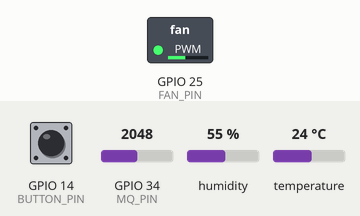
Simulated run of this program. Board: ESP32. Shown: switched loads named in the program (green lamp = pin HIGH). The inputs (shaded band) are chosen by the test bench; at power-on: GPIO 34 (MQ_PIN) = 2048, GPIO 14 (BUTTON_PIN) HIGH, humidity 55 %, temperature 24 °C. WiFi joins after 1.5 s; servers stay silent unless stated; the local clock reads 2024-03-15 10:24:30 at power-on unless the program sets it; no MQTT or app messages arrive unless stated; what the program prints to the serial monitor is not drawn.

Above: at 3.2 s.
3.3 s: GPIO 34 (MQ_PIN) set to 2417
6.5 s: GPIO 34 (MQ_PIN) set to 2547
At 7.6 s:
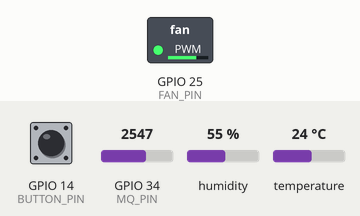
8.1 s: GPIO 34 (MQ_PIN) set to 2894
9.6 s: GPIO 34 (MQ_PIN) set to 3003
At 11.1 s:
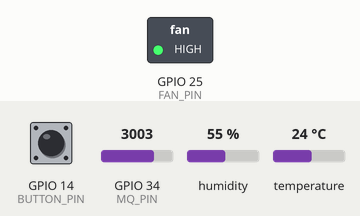
Timing chart, 0 to 12.6 s (numbered marks = the images above; inputs shaded):
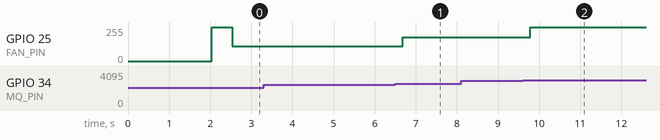

The program:

main.cpp
```cpp
// OnBedSystem — Gateway
// รับข้อมูลจาก sensor node (ESP-NOW) + อ่านเซ็นเซอร์ของตัวเอง (KY-015, ultrasonic, water level) + คุมพัดลม + ส่งขึ้น NETPIE
// ใช้ FreeRTOS 3 task (E1), buffer ตอนเน็ตหลุด (E4), TLS (E5), OTA (E6)

#include <Arduino.h>
#include <WiFi.h>
#include <WiFiClientSecure.h>
#include <esp_now.h>
#include <esp_wifi.h>
#include <PubSubClient.h>
#include <ArduinoJson.h>
#include <ArduinoOTA.h>
#include <DHT.h>
#include <time.h>
#include <sys/time.h>
#include "config.h"
#include "secrets.h"
#include "discord.h"

// =====================================================================
// ส่วนที่ 1: ข้อมูลที่ใช้ร่วมกันระหว่าง task
// =====================================================================

// ข้อความดิบจาก ESP-NOW ที่ส่งผ่าน queue
struct RawPacket {
  uint8_t data[250];
  int len;
};

// สถานะของ sensor node แต่ละตัว
struct NodeState {
  bool used = false;
  char id[12] = "";       // เช่น "WC-1"
  char key[12] = "";      // เช่น "wc1" ใช้เป็นชื่อ field บน cloud
  uint32_t peopleAccum = 0;  // จำนวนคนสะสมตั้งแต่ส่งขึ้น cloud ครั้งก่อน
  uint32_t lastSeq = 0;
  uint32_t received = 0;     // จำนวนข้อความที่ได้รับทั้งหมดตั้งแต่เปิดเครื่อง
  uint32_t lastSeenMs = 0;
};

// ภาพรวมระบบ ณ เวลาหนึ่ง (เก็บใน buffer ได้)
struct NodeSnap {
  uint16_t people;
  uint32_t seq;
  uint32_t recv;
  uint8_t online;
};
struct Snapshot {
  uint32_t ts;  // เวลา (Unix time, วินาที)
  uint16_t ms;  // มิลลิวินาที (ใช้วัด latency)
  NodeSnap node[MAX_NODES];
  float odor, temp, hum;
  uint16_t dist;
  uint8_t occupied, leak, fan, status, aiOnline, estop;
};

NodeState nodes[MAX_NODES];
float temperature = NAN, humidity = NAN;
float odorValue = -1;         // ค่ากลิ่นจาก MQ-137 ของ gateway (-1 = เซ็นเซอร์หลุด)
int occupiedState = 0, leakState = 0;   // ส่งมาจาก node WC-1 และ WC-2
int distCm = -1;              // ระยะจาก ultrasonic ของ node WC-1 (-1 = อ่านไม่ได้)
volatile int fanLevel = 0;
int aiFanLevel = -1;          // ระดับพัดลมที่ AI สั่งล่าสุด (-1 = ยังไม่เคยได้รับ)
uint32_t lastAiCmdMs = 0;
uint8_t statusCode = 0;       // 0=ok 1=soon 2=now
const char *STATUS_NAMES[] = {"ok", "soon", "now"};

volatile bool emergencyStop = false;
volatile bool estopChanged = false;
volatile bool leakAlertPending = false;
volatile bool dryAlertPending = false;

QueueHandle_t rawQueue;        // ESP-NOW callback → espNowTask
SemaphoreHandle_t stateMutex;  // กันสอง task เขียนข้อมูลชนกัน

#if USE_TLS
WiFiClientSecure net;
#else
WiFiClient net;
#endif
PubSubClient mqtt(net);
DHT dht(DHT_PIN, DHT_TYPE);

// =====================================================================
// ส่วนที่ 2: จัดการ node หลายตัว (Scalability)
// =====================================================================

// "WC-1" → "wc1"
void makeKey(const char *id, char *out, size_t outSize) {
  size_t j = 0;
  for (size_t i = 0; id[i] && j < outSize - 1; i++) {
    if (id[i] != '-' && id[i] != '_' && id[i] != ' ') out[j++] = tolower(id[i]);
  }
  out[j] = 0;
}

// หา node จากชื่อ ถ้ายังไม่เคยเห็นให้ลงทะเบียนใหม่ (เรียกตอนถือ mutex อยู่)
NodeState *findOrAddNode(const char *id) {
  for (auto &n : nodes)
    if (n.used && strcmp(n.id, id) == 0) return &n;
  for (auto &n : nodes) {
    if (!n.used) {
      strlcpy(n.id, id, sizeof(n.id));
      makeKey(id, n.key, sizeof(n.key));
      n.used = true;
      Serial.printf("[NODE] new node registered: %s (key %s)\n", n.id, n.key);
      return &n;
    }
  }
  return nullptr;  // เต็มแล้ว
}

// =====================================================================
// ส่วนที่ 3: interrupt และ callback
// =====================================================================

// ESP-NOW เรียกเมื่อมีข้อความเข้า — ห้ามทำงานหนักที่นี่ แค่ copy ใส่ queue
void onDataRecv(const uint8_t *mac, const uint8_t *data, int len) {
  RawPacket p;
  p.len = min(len, (int)sizeof(p.data));
  memcpy(p.data, data, p.len);
  xQueueSend(rawQueue, &p, 0);  // คิวเต็มก็ทิ้ง ห้ามรอ
}

// ปุ่มหยุดฉุกเฉิน: กดครั้งแรก = หยุด, กดอีกครั้ง = กลับมาทำงาน
volatile uint32_t lastButtonMs = 0;
void IRAM_ATTR onButton() {
  uint32_t now = millis();
  if (now - lastButtonMs > 300) {
    emergencyStop = !emergencyStop;
    estopChanged = true;
    lastButtonMs = now;
  }
}

// รับคำสั่งจาก AI service ผ่าน MQTT  เช่น {"fan":2,"status":"soon"}
void onMqttMessage(char *topic, byte *payload, unsigned int len) {
  if (strcmp(topic, TOPIC_CMD) != 0) return;
  JsonDocument doc;
  if (deserializeJson(doc, payload, len)) return;
  int f = doc["fan"] | -1;
  const char *s = doc["status"] | "";
  xSemaphoreTake(stateMutex, portMAX_DELAY);
  if (f >= 0 && f <= 3) {
    aiFanLevel = f;
    lastAiCmdMs = millis();
  }
  for (uint8_t i = 0; i < 3; i++)
    if (strcmp(s, STATUS_NAMES[i]) == 0) statusCode = i;
  xSemaphoreGive(stateMutex);
  Serial.printf("[AI] fan=%d status=%s\n", f, s);
}

// =====================================================================
// ส่วนที่ 4: พัดลม
// =====================================================================

// แรงดันที่ขา AO ของโมดูล MQ-137 (V) เฉลี่ย 20 ครั้งให้ค่านิ่ง
float readSensorVolt() {
  uint32_t sum = 0;
  for (int i = 0; i < 20; i++) {
    sum += analogReadMilliVolts(MQ_PIN);
    delayMicroseconds(500);
  }
  float vPin = sum / 20.0f / 1000.0f;  // แรงดันที่ขา ESP32
  return vPin * DIVIDER_RATIO;         // คูณกลับ → แรงดันจริงที่ขา AO
}

// ค่า Rs ของเซ็นเซอร์แบบไม่มีหน่วย (ไม่ต้องรู้ค่า RL เพราะตัดกันตอนหารด้วย R0)
float readRs(float v) {
  return (MQ_VCC - v) / v;
}

// odor = R0 / Rs → อากาศสะอาด ≈ 1.0, ยิ่งเหม็นยิ่งมากกว่า 1, -1 = สายหลุด
float readOdor() {
  float v = readSensorVolt();
  if (v < 0.05f) return -1.0f;
  return MQ_R0 / readRs(v);
}

int fallbackLevel(float maxOdor) {
  if (maxOdor >= ODOR_HIGH) return 3;
  if (maxOdor >= ODOR_MID) return 2;
  return 1;
}

void applyFan(int level) {
  if (level == fanLevel) return;
  if (fanLevel == 0 && level > 0) {
    ledcWrite(FAN_CH, 255);  // กระตุกเต็มแรงครึ่งวินาทีให้พัดลมเริ่มหมุน
    vTaskDelay(pdMS_TO_TICKS(500));
  }
  ledcWrite(FAN_CH, FAN_DUTY[level]);
  fanLevel = level;
  Serial.printf("[FAN] level %d\n", level);
}

// =====================================================================
// ส่วนที่ 5: buffer ตอนเน็ตหลุด (store-and-forward, E4)
// =====================================================================

Snapshot ring[RING_SIZE];
int ringHead = 0;   // ตำแหน่งข้อมูลเก่าสุด
int ringCount = 0;

void bufferPush(const Snapshot &s) {
  int idx = (ringHead + ringCount) % RING_SIZE;
  ring[idx] = s;
  if (ringCount < RING_SIZE) ringCount++;
  else ringHead = (ringHead + 1) % RING_SIZE;  // เต็มแล้ว ทับข้อมูลเก่าสุด
}

// =====================================================================
// ส่วนที่ 6: สร้าง JSON และส่งขึ้น cloud
// =====================================================================

Snapshot takeSnapshot() {
  Snapshot s = {};
  struct timeval tv;
  gettimeofday(&tv, nullptr);
  s.ts = (uint32_t)tv.tv_sec;
  s.ms = (uint16_t)(tv.tv_usec / 1000);
  xSemaphoreTake(stateMutex, portMAX_DELAY);
  uint32_t now = millis();
  for (int i = 0; i < MAX_NODES; i++) {
    NodeState &n = nodes[i];
    if (!n.used) continue;
    s.node[i].people = n.peopleAccum;
    s.node[i].seq = n.lastSeq;
    s.node[i].recv = n.received;
    s.node[i].online = (now - n.lastSeenMs < NODE_TIMEOUT_MS) ? 1 : 0;
    n.peopleAccum = 0;  // เริ่มนับรอบใหม่
  }
  s.odor = odorValue;
  s.temp = temperature;
  s.hum = humidity;
  s.occupied = occupiedState;
  s.dist = distCm < 0 ? 0 : distCm;
  s.leak = leakState;
  s.fan = fanLevel;
  s.status = statusCode;
  s.aiOnline = (aiFanLevel >= 0 && now - lastAiCmdMs < AI_TIMEOUT_MS) ? 1 : 0;
  s.estop = emergencyStop ? 1 : 0;
  xSemaphoreGive(stateMutex);
  return s;
}

void snapshotToJson(const Snapshot &s, JsonObject d, bool buffered) {
  d["ts"] = s.ts;
  d["ts_ms"] = s.ms;
  for (int i = 0; i < MAX_NODES; i++) {
    if (!nodes[i].used) continue;
    String k = nodes[i].key;
    if (s.node[i].people > 0 || strcmp(nodes[i].id, "WC-1") == 0)
      d[k + "_people"] = s.node[i].people;   // เฉพาะ node ที่มี KY-032
    d[k + "_seq"] = s.node[i].seq;
    d[k + "_recv"] = s.node[i].recv;
    d[k + "_online"] = s.node[i].online;
  }
  d["odor"] = roundf(s.odor * 100) / 100.0f;   // MQ-137 ของ gateway เอง
  if (!isnan(s.temp)) d["temp"] = roundf(s.temp * 10) / 10.0f;
  if (!isnan(s.hum)) d["hum"] = roundf(s.hum * 10) / 10.0f;
  d["occupied"] = s.occupied;
  d["dist_cm"] = s.dist;
  d["leak"] = s.leak;
  d["fan_level"] = s.fan;
  d["clean_status"] = STATUS_NAMES[s.status];
  d["ai_online"] = s.aiOnline;
  d["estop"] = s.estop;
  if (buffered) d["buffered"] = 1;
}

bool publishSnapshot(const Snapshot &s, bool buffered) {
  JsonDocument doc;
  snapshotToJson(s, doc["data"].to<JsonObject>(), buffered);
  // บอก NETPIE ว่าข้อมูลนี้เป็นของเวลาไหน (ms) ข้อมูลย้อนหลังจาก buffer จะถูกเก็บลง feed ตามเวลาจริง
  // และไม่ไปทับค่าล่าสุดใน shadow (ถ้ายังไม่ได้เวลาจาก NTP จะไม่ใส่)
  if (s.ts > 1600000000UL) doc["timestamp"] = (uint64_t)s.ts * 1000ULL + s.ms;
  char buf[900];
  serializeJson(doc, buf, sizeof(buf));
  bool ok = mqtt.publish(TOPIC_SHADOW, buf);
  ok = mqtt.publish(TOPIC_RAW, buf) && ok;
  return ok;
}

// ส่งข้อมูลค้างใน buffer ทีละไม่เกิน 20 รายการต่อรอบ จะได้ไม่บล็อกนาน
void flushBuffer() {
  int sent = 0;
  while (ringCount > 0 && mqtt.connected() && sent < 20) {
    if (!publishSnapshot(ring[ringHead], true)) break;
    ringHead = (ringHead + 1) % RING_SIZE;
    ringCount--;
    sent++;
    mqtt.loop();
  }
  if (sent) Serial.printf("[BUF] flushed %d, remaining %d\n", sent, ringCount);
}

uint32_t lastMqttTryMs = 0;
void connectMqtt() {
  if (millis() - lastMqttTryMs < 5000) return;  // ลองใหม่ทุก 5 วินาที
  lastMqttTryMs = millis();
#if USE_TLS
  // TLS ต้องรู้เวลาจริงก่อน (ไว้ตรวจวันหมดอายุของใบรับรอง) รอ NTP ก่อน
  if (time(nullptr) < 1600000000) {
    Serial.println("[MQTT] waiting for NTP time before TLS...");
    return;
  }
#endif
  Serial.print("[MQTT] connecting... ");
  if (mqtt.connect(NETPIE_CLIENT_ID, NETPIE_TOKEN, NETPIE_SECRET)) {
    Serial.println("OK");
    mqtt.subscribe(TOPIC_CMD);
  } else {
    Serial.printf("failed, rc=%d\n", mqtt.state());
  }
}

// =====================================================================
// ส่วนที่ 7: FreeRTOS tasks (E1)
// =====================================================================

// Priority 3 (สูงสุด): รับข้อมูลจาก node — ต้องรีบดึงออกจาก queue ไม่ให้ข้อมูลหาย
void espNowTask(void *) {
  RawPacket p;
  for (;;) {
    if (xQueueReceive(rawQueue, &p, portMAX_DELAY) != pdTRUE) continue;
    JsonDocument doc;
    if (deserializeJson(doc, p.data, p.len)) {
      Serial.println("[ESP-NOW] bad packet");
      continue;
    }
    const char *id = doc["node_id"] | "";
    if (strlen(id) == 0) continue;

    xSemaphoreTake(stateMutex, portMAX_DELAY);
    NodeState *n = findOrAddNode(id);
    bool leakNow = false, hasLeak = false;
    if (n) {
      n->peopleAccum += doc["people"] | 0;
      if (doc["occupied"].is<int>()) {
        occupiedState = doc["occupied"] | 0;
        distCm = doc["dist_cm"] | 0;
      }
      if (doc["leak"].is<int>()) {
        hasLeak = true;
        leakNow = (doc["leak"] | 0) != 0;
        if (leakNow && !leakState) leakAlertPending = true;   // เพิ่งเปียก
        if (!leakNow && leakState) dryAlertPending = true;    // เพิ่งแห้ง
        leakState = leakNow ? 1 : 0;
      }
      n->lastSeq = doc["seq"] | 0;
      n->received++;
      n->lastSeenMs = millis();
    }
    xSemaphoreGive(stateMutex);
    if (n) {
      if (hasLeak)
        Serial.printf("[ESP-NOW] %s seq=%u leak=%d\n", id, (unsigned)(doc["seq"] | 0), leakNow ? 1 : 0);
      else
        Serial.printf("[ESP-NOW] %s seq=%u people=%u occupied=%d dist=%d\n", id,
                      (unsigned)(doc["seq"] | 0), (unsigned)(doc["people"] | 0),
                      (int)(doc["occupied"] | 0), (int)(doc["dist_cm"] | 0));
    }
  }
}

// Priority 2: อ่านเซ็นเซอร์ของ gateway (MQ-137, KY-015) + คุมพัดลม — ต้องตอบสนองทันทีโดยไม่รอเน็ต
void fanTask(void *) {
  uint32_t lastDhtMs = 0, highSinceMs = 0;
  for (;;) {
#ifdef FAKE_NODES
    float odor = 1.0f + (esp_random() % 150) / 100.0f;   // โหมดทดสอบ ไม่มี MQ-137 จริง
#else
    float odor = readOdor();
#endif
    float t = NAN, h = NAN;
    if (millis() - lastDhtMs >= 2000) {  // DHT11 อ่านได้ไม่ถี่กว่า 1 วินาที อ่านทุก 2 วินาทีพอ
      lastDhtMs = millis();
      t = dht.readTemperature();
      h = dht.readHumidity();
    }

    xSemaphoreTake(stateMutex, portMAX_DELAY);
    odorValue = odor;
    if (!isnan(t) && !isnan(h)) {
      temperature = t;
      humidity = h;
    }
    uint32_t now = millis();
    bool aiFresh = aiFanLevel >= 0 && now - lastAiCmdMs < AI_TIMEOUT_MS;
    // odor = -1 แปลว่าเซ็นเซอร์หลุด ให้พัดลมอยู่ระดับ 1 ไว้ก่อน ไม่เร่งมั่ว
    int target = aiFresh ? aiFanLevel : fallbackLevel(odor < 0 ? 0 : odor);
    xSemaphoreGive(stateMutex);

    // ความปลอดภัย: ระดับสูงสุดต่อเนื่องนานเกินไป → ลดลงเหลือระดับ 2
    if (target == 3) {
      if (highSinceMs == 0) highSinceMs = millis();
      if (millis() - highSinceMs > FAN_HIGH_MAX_MS) target = 2;
    } else {
      highSinceMs = 0;
    }
    if (emergencyStop) target = 0;
    applyFan(target);

    vTaskDelay(pdMS_TO_TICKS(500));
  }
}

// Priority 1 (ต่ำสุด): เน็ต, MQTT, แจ้งเตือน, OTA — งานที่รอได้ ไม่ควรไปบล็อกงานอื่น
void cloudTask(void *) {
  uint32_t lastPublishMs = 0;
  bool otaStarted = false;
  for (;;) {
    bool wifiOk = WiFi.status() == WL_CONNECTED;
    if (wifiOk) {
      if (!otaStarted) {
        ArduinoOTA.begin();
        otaStarted = true;
        Serial.printf("[OTA] ready at %s\n", WiFi.localIP().toString().c_str());
      }
      ArduinoOTA.handle();
      if (!mqtt.connected()) connectMqtt();
      mqtt.loop();
    }

    if (millis() - lastPublishMs >= PUBLISH_INTERVAL_MS) {
      lastPublishMs = millis();
      Snapshot s = takeSnapshot();
      if (mqtt.connected()) {
        flushBuffer();
        if (!publishSnapshot(s, false)) bufferPush(s);
      } else {
        bufferPush(s);
        Serial.printf("[BUF] offline, buffered %d\n", ringCount);
      }
    }

    if (wifiOk) {
      if (leakAlertPending) { leakAlertPending = false; sendDiscord(MSG_LEAK); }
      if (dryAlertPending)  { dryAlertPending = false;  sendDiscord(MSG_LEAK_DRY); }
      if (estopChanged)     { estopChanged = false;     sendDiscord(emergencyStop ? MSG_ESTOP_ON : MSG_ESTOP_OFF); }
    }
    vTaskDelay(pdMS_TO_TICKS(20));
  }
}

#ifdef FAKE_NODES
// โหมดทดสอบ: สร้างข้อมูล node ปลอมเข้า queue เหมือนได้รับจาก ESP-NOW จริง
void fakeNodeTask(void *) {
  uint32_t seq = 0;
  for (;;) {
    RawPacket p;
    // WC-1 (ประตู) — KY-032 นับคน + ultrasonic
    int fakeDist = 20 + esp_random() % 120;
    p.len = snprintf((char *)p.data, sizeof(p.data),
                     "{\"node_id\":\"WC-1\",\"seq\":%u,\"people\":%u,\"occupied\":%d,\"dist_cm\":%d}",
                     (unsigned)seq, (unsigned)(esp_random() % 4), fakeDist < 60 ? 1 : 0, fakeDist);
    xQueueSend(rawQueue, &p, 0);
    // WC-2 (พื้น) — water level
    p.len = snprintf((char *)p.data, sizeof(p.data), "{\"node_id\":\"WC-2\",\"seq\":%u,\"leak\":%u}",
                     (unsigned)seq, (unsigned)(esp_random() % 10 == 0 ? 1 : 0));
    xQueueSend(rawQueue, &p, 0);
    seq++;
    vTaskDelay(pdMS_TO_TICKS(10000));
  }
}
#endif

// =====================================================================
// ส่วนที่ 8: setup
// =====================================================================

void setup() {
  Serial.begin(115200);
  delay(500);
  Serial.println("\n=== OnBedSystem Gateway ===");

  analogSetPinAttenuation(MQ_PIN, ADC_11db);  // ให้อ่านแรงดันได้ถึง ~3.1 V

#ifdef CALIBRATE
  // โหมด calibrate: พิมพ์ค่า Rs ทุก 1 วินาที ไม่ต่อเน็ต ไม่คุมพัดลม
  // วางเซ็นเซอร์ในอากาศสะอาด รอ 30 นาทีให้ค่านิ่ง แล้วจดค่า Rs ไปใส่ MQ_R0_VALUE ใน platformio.ini
  Serial.println("*** CALIBRATE mode: วางในอากาศสะอาด รอค่านิ่งแล้วจดค่า Rs ***");
  for (;;) {
    float v = readSensorVolt();
    Serial.printf("V=%.3f  Rs=%.4f\n", v, v > 0.05f ? readRs(v) : -1.0f);
    delay(1000);
  }
#endif
  pinMode(BUTTON_PIN, INPUT_PULLUP);
  attachInterrupt(digitalPinToInterrupt(BUTTON_PIN), onButton, FALLING);
  ledcSetup(FAN_CH, FAN_PWM_FREQ, 8);
  ledcAttachPin(FAN_PIN, FAN_CH);
  ledcWrite(FAN_CH, 0);
  dht.begin();

  stateMutex = xSemaphoreCreateMutex();
  rawQueue = xQueueCreate(20, sizeof(RawPacket));

  // Wi-Fi
  WiFi.mode(WIFI_STA);
  WiFi.setSleep(false);          // ปิดโหมดประหยัดไฟ ไม่งั้นพลาดข้อความ ESP-NOW
  WiFi.setAutoReconnect(true);   // เน็ตหลุดแล้วต่อใหม่เอง
  Serial.print("Gateway MAC: ");
  Serial.println(WiFi.macAddress());
  WiFi.begin(WIFI_SSID, WIFI_PASSWORD);
  Serial.print("Connecting WiFi");
  uint32_t t0 = millis();
  while (WiFi.status() != WL_CONNECTED && millis() - t0 < 20000) {
    delay(500);
    Serial.print(".");
  }
  if (WiFi.status() == WL_CONNECTED)
    Serial.printf("\nWiFi OK  channel=%d  IP=%s\n", WiFi.channel(), WiFi.localIP().toString().c_str());
  else
    Serial.println("\nWiFi not connected yet (will keep trying)");

  configTime(7 * 3600, 0, "pool.ntp.org", "time.google.com");  // เวลาไทย

  // ESP-NOW
  if (esp_now_init() != ESP_OK) {
    Serial.println("ESP-NOW init failed, restarting");
    delay(1000);
    ESP.restart();
  }
  esp_now_register_recv_cb(onDataRecv);

  // MQTT
#if USE_TLS
  net.setCACert(NETPIE_CA_CERT);
#endif
  mqtt.setServer(MQTT_HOST, MQTT_PORT);
  mqtt.setBufferSize(1024);
  mqtt.setKeepAlive(30);
  mqtt.setCallback(onMqttMessage);

  // OTA
  ArduinoOTA.setHostname("onbed-gateway");
  ArduinoOTA.setPassword(OTA_PASSWORD);

  // Tasks: ชื่อ, stack, priority
  xTaskCreatePinnedToCore(espNowTask, "espnow", 4096, NULL, 3, NULL, 1);
  xTaskCreatePinnedToCore(fanTask, "fan", 4096, NULL, 2, NULL, 1);
  xTaskCreatePinnedToCore(cloudTask, "cloud", 10240, NULL, 1, NULL, 1);
#ifdef FAKE_NODES
  xTaskCreatePinnedToCore(fakeNodeTask, "fake", 3072, NULL, 1, NULL, 1);
  Serial.println("*** FAKE_NODES test mode ***");
#endif
}

void loop() {
  vTaskDelete(NULL);  // ไม่ใช้ loop() งานทั้งหมดอยู่ใน task
}
```

Source omitted: discord.h (536 bytes), secrets.example.h (933 bytes), discord.cpp (830 bytes), config.h (2101 bytes)

Measured:
- the behaviour switches between 2481 and 2482 on GPIO 34 (MQ_PIN) (found by bisection; images 0 and 1)
- the behaviour switches between 2954 and 2955 on GPIO 34 (MQ_PIN) (found by bisection; images 1 and 2)
- after the input at 3.3 s, every drawn part: stays the same
- after the input at 6.5 s, GPIO 25 (FAN_PIN): 110/255 → 179/255 after 0.19 s
- after the input at 8.1 s, every drawn part: stays the same
- after the input at 9.6 s, GPIO 25 (FAN_PIN): 179/255 → 255/255 after 0.19 s
